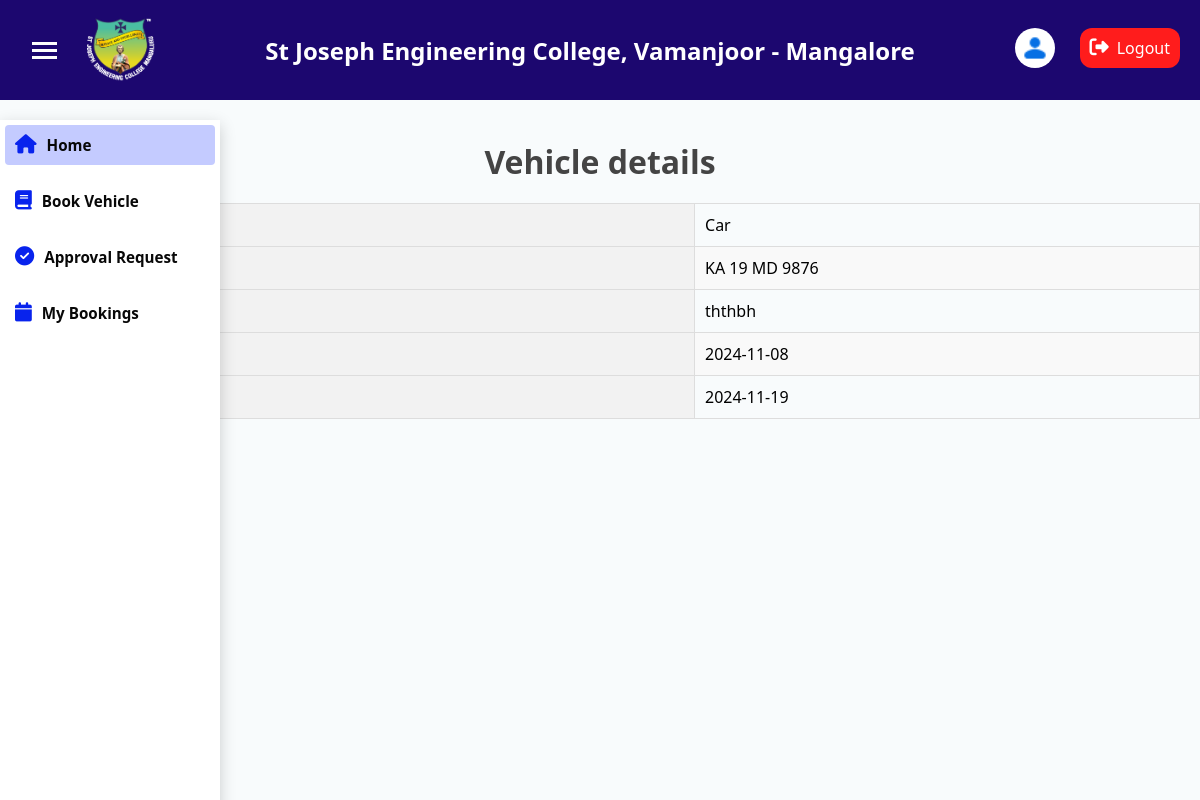
Screenshot of /user_home/vehicle_details.php?v_id=2 with the database file from the repository.
### tables this page shows
CREATE TABLE `add_vehicle` (
  `v_id` int(50) NOT NULL,
  `vehicle_type` varchar(200) NOT NULL,
  `v_reg_no` varchar(200) NOT NULL,
  `v_insurance_no` varchar(200) NOT NULL,
  `v_insurance_valid` date NOT NULL,
  `v_emission_valid` date NOT NULL
);

### user_home/vehicle_details.php (the view, shortened to what this page needs)
<?php
include('../header.php');
$v_id = $_GET['v_id'];
$sql="SELECT * FROM `add_vehicle` WHERE `v_id`='$v_id'";
$result = $conn->query($sql);
    $row = $result->fetch_assoc();
    ?>
    <link rel="stylesheet" href="../styles/vehicle_details.css">
        <link rel="stylesheet" href="../styles/vehicle_details.css" >
    </head>
    <h1>Vehicle details</h1>
    <body>
        <form action="update_vehicle.php" method="POST">
        <table class="table table-striped" >
            <tr>
                <th>Vehicle Type</th>
               <td> <?php echo $row['vehicle_type']; ?> </td>
            </tr>
            <tr>
                <th>Register No</th>
                <td><?php echo $row['v_reg_no']; ?> </td>
            </tr>
            <tr>
                <th>Insurance No</th>
                <td><?php echo $row['v_insurance_no']; ?></td>
            </tr>
            <tr>
                <th>Insurance Valid date</th>
                <td><?php echo $row['v_insurance_valid']; ?></td>
            </tr>
            <tr>
                <th>Emission Valid Date</th>
                <td><?php echo $row['v_emission_valid']; ?></td>
            </tr>
        </table>
</form>
    </body>
    </html>

### styles/style_header.css (style rules this page uses)
* { margin: 0; padding: 0; box-sizing: border-box; font-family: 'Segoe UI', Tahoma, Geneva, Verdana, sans-serif; }
body { background-color: #f8fbfc; }

### styles/vehicle_details.css (style rules this page uses)
h1 { text-align: center; margin: 20px 0; color: #444; }
table { width: 100%; border-collapse: collapse; }
th, td { text-align: left; padding: 10px; border: 1px solid #ddd; }
th { background-color: #f2f2f2; }
tr:nth-child(even) { background-color: #f9f9f9; }

### rows the page displays
add_vehicle: vehicle_type "Car", v_reg_no "KA 19 MD 9876", v_insurance_no "ththbh", v_insurance_valid "2024-11-08", v_emission_valid "2024-11-19"
